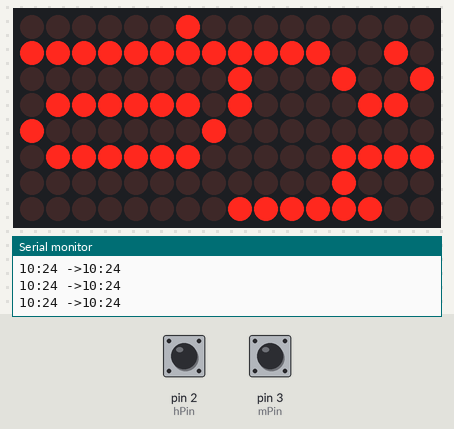
The sketch below on a simulated Arduino Leonardo, built with avr-gcc and run on an emulated ATmega32U4. Parts: 16×8 LED matrix, the last lines printed to the serial monitor. Inputs (shaded band) come from the test bench; at power-on: pin 2 (hPin) HIGH, pin 3 (mPin) HIGH. The local clock reads 2024-03-15 10:24:30 at power-on unless the sketch sets it.

Above: at 1.3 s.
1.4 s: pin 2 (hPin) pulled LOW for 3.2 s
At 1.68 s:
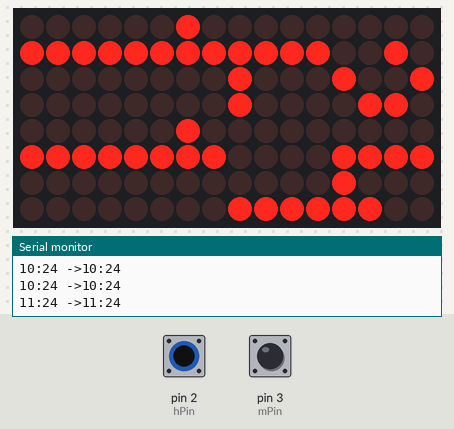
6.1 s: pin 3 (mPin) pulled LOW for 0.3 s
At 7.0 s:
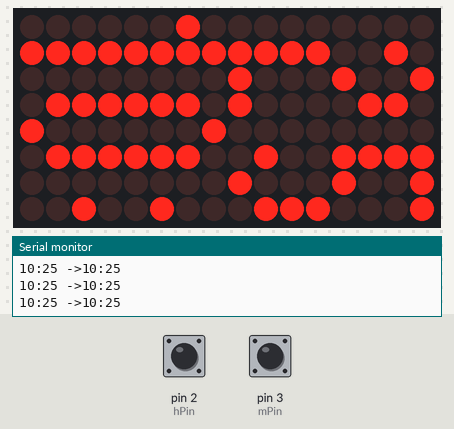
9.4 s: pin 2 (hPin) pulled LOW for 0.3 s
At 10.8 s:
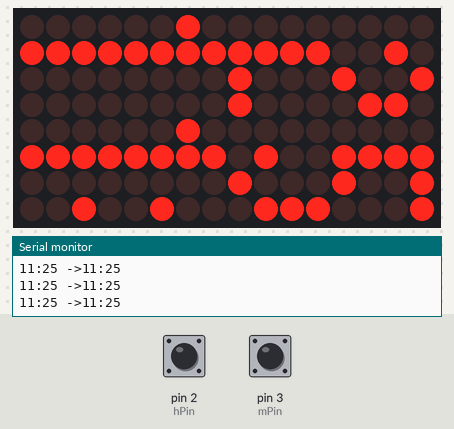
12.7 s: pin 3 (mPin) pulled LOW for 3.2 s
At 17.0 s:
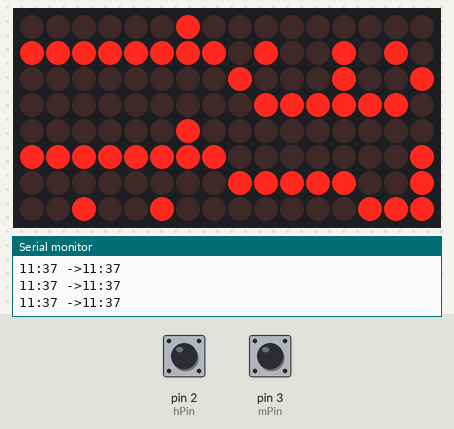
17.4 s: pin 2 (hPin) pulled LOW for 1 s
At 19.7 s:
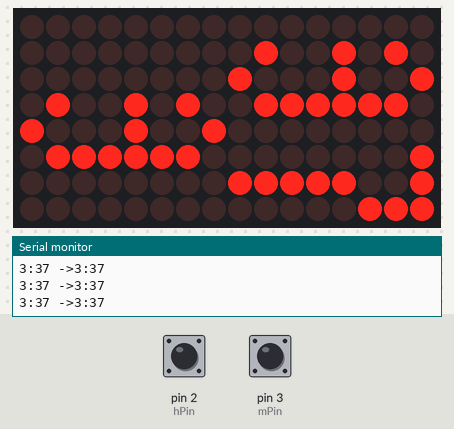
19.9 s: pin 3 (mPin) pulled LOW for 1 s
At 21.9 s:
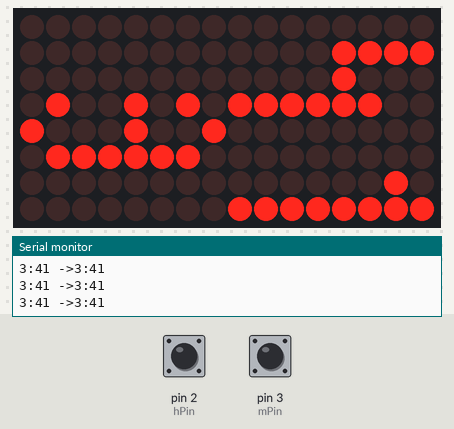
Timing chart, 0 to 23.4 s (numbered marks = the images above; inputs shaded):
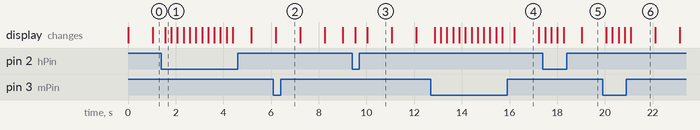

Measured:
- after the input at 1.4 s, the display: changes after 0.16 s (image 1)
- after the input at 6.1 s, the display: changes after 0.09 s (image 2)
- after the input at 9.4 s, the display: first changes after 0.12 s (image 3 shows a later state)
- after the input at 12.7 s, the display: first changes after 0.16 s (image 4 shows a later state)
- after the input at 17.4 s, the display: first changes after 0.09 s (image 5 shows a later state)
- after the input at 19.9 s, the display: first changes after 0.16 s (image 6 shows a later state)
- what the display in image 3 shows lasts 1.1 s, from 10.0 s to 11.1 s

The sketch:

two-matrix-reg-rtc.ino
```cpp
// adjusting RTC clock inspired by https://www.hackster.io/garysat/arduino-cheap-minimal-parts-digital-clock-0d750a
// adaptded by Nicu FLORICA (niq_ro)
// http://www.arduinotehniq.com/
// https://nicuflorica.blogspot.com/
// https://arduinotehniq.blogspot.com/


#include <LedControl.h>
#include "RTClib.h"  // https://github.com/adafruit/RTClib
RTC_DS1307 rtc;
/* DS3231/DS1307 RTC module to Arduino bord:
  VCC connects to pin 5V
  GND connets to pin GND
  SCL connects to pin A5 (CL)
  SDA connects to pin A4 (SDA)
 */


/* MAX7219 led display module to Arduino board:
  VCC connects to pin 5V
  GND connets to pin GND
  DIN connects to pin 12
  CLK connects to pin 10
  CS connects to pin 11
*/

LedControl lc = LedControl(12, 10, 11, 2);  // DIN, CLK, CS, numbers of matrix

byte mm1, mm5, h, m, s;
byte ultM = 10, ultH = 10;
byte secunda = 0;
byte secunda0 = 0;
byte hPin = 2, mPin = 3;   // pins for adjust hours amd minutes
boolean ajustaH = true, ajustaM = true;
byte h0, m0;

void setup() {
  while (!Serial); // for Leonardo/Micro/Zero

  Serial.begin(9600);
  if (! rtc.begin()) {
    Serial.println("Couldn't find RTC");
    while (1);
  }
  if (! rtc.isrunning()) {
    Serial.println("RTC is NOT running!");
    // following line sets the RTC to the date & time this sketch was compiled
    // rtc.adjust(DateTime(F(__DATE__), F(__TIME__)));
    // This line sets the RTC with an explicit date & time, for example to set
    // January 21, 2014 at 3am you would call:
    // rtc.adjust(DateTime(2014, 1, 21, 3, 0, 0));
  }
  //rtc.adjust(DateTime(F(__DATE__), F(__TIME__)));  // manual adjust (uncomment line, upload, comment line, upload again)

  pinMode(hPin, INPUT_PULLUP);
  pinMode(mPin, INPUT_PULLUP);

  lc.shutdown(0, false);      // power-saving mode on startup
  lc.setIntensity(0, 2);     // Set the brightness to maximum value
  lc.clearDisplay(0);         // and clear the display
  lc.shutdown(1, false);      // power-saving mode on startup
  lc.setIntensity(1, 2);     // Set the brightness to maximum value
  lc.clearDisplay(1);         // and clear the display
}  // end setup

void Display() {
  byte one0[8] = {0x24,0x00,0xff,0x02,0x00,0x00,0x00,0x00};
  byte two0[8] = {0x28,0x00,0x86,0x89,0xf2,0x00,0x00,0x00};
  byte three0[8] = {0x24,0x00,0x7e,0x89,0x4a,0x00,0x00,0x00};
  byte four0[8] = {0x24,0x00,0xfc,0x08,0x0f,0x00,0x00,0x00};
  byte five0[8] = {0x24,0x00,0x71,0x89,0x4f,0x00,0x00,0x00};
  byte six0[8] = {0x24,0x00,0x72,0x89,0x7e,0x00,0x00,0x00};
  byte seven0[8] = {0x24,0x00,0x07,0xf9,0x01,0x00,0x00,0x00};
  byte eight0[8] = {0x24,0x00,0x76,0x89,0x76,0x00,0x00,0x00};
  byte nine0[8] = {0x24,0x00,0x7e,0x89,0x46,0x00,0x00,0x00};
  byte ten0[8] = {0x24,0x00,0x7e,0x81,0x7e,0x00,0xff,0x02};
  byte eleven0[8] = {0x24,0x00,0xff,0x02,0x00,0x00,0xff,0x02};
  byte twelve0[8] = {0x24,0x00,0x86,0x89,0xf2,0x00,0xff,0x02};

  byte one1[8] = {0x00,0x00,0xff,0x02,0x00,0x00,0x00,0x00};
  byte two1[8] = {0x00,0x00,0x86,0x89,0xf2,0x00,0x00,0x00};
  byte three1[8] = {0x00,0x00,0x7e,0x89,0x4a,0x00,0x00,0x00};
  byte four1[8] = {0x00,0x00,0xfc,0x08,0x0f,0x00,0x00,0x00};
  byte five1[8] = {0x00,0x00,0x71,0x89,0x4f,0x00,0x00,0x00};
  byte six1[8] = {0x00,0x00,0x72,0x89,0x7e,0x00,0x00,0x00};
  byte seven1[8] = {0x00,0x00,0x07,0xf9,0x01,0x00,0x00,0x00};
  byte eight1[8] = {0x00,0x00,0x76,0x89,0x76,0x00,0x00,0x00};
  byte nine1[8] = {0x00,0x00,0x7e,0x89,0x46,0x00,0x00,0x00};
  byte ten1[8] = {0x00,0x00,0x7e,0x81,0x7e,0x00,0xff,0x02};
  byte eleven1[8] = {0x00,0x00,0xff,0x02,0x00,0x00,0xff,0x02};
  byte twelve1[8] = {0x00,0x00,0x86,0x89,0xf2,0x00,0xff,0x02};

  // 0-9
  byte zero2[8] = {0x7e,0x81,0x7e,0x00,0x7e,0x81,0x7e,0x00}; //00
  byte one2[8] = {0xff,0x02,0x00,0x00,0x7e,0x81,0x7e,0x00}; //01
  byte two2[8] = {0x86,0x89,0xf2,0x00,0x7e,0x81,0x7e,0x00}; //02
  byte three2[8] = {0x7e,0x89,0x4a,0x00,0x7e,0x81,0x7e,0x00}; //03
  byte four2[8] = {0xfc,0x08,0x0f,0x00,0x7e,0x81,0x7e,0x00}; //04
  byte five2[8] = {0x71,0x89,0x4f,0x00,0x7e,0x81,0x7e,0x00}; //05
  byte six2[8] = {0x72,0x89,0x7e,0x00,0x7e,0x81,0x7e,0x00}; //06
  byte seven2[8] = {0x07,0xf9,0x01,0x00,0x7e,0x81,0x7e,0x00}; //07
  byte eight2[8] = {0x76,0x89,0x76,0x00,0x7e,0x81,0x7e,0x00}; //08
  byte nine2[8] = {0x7e,0x89,0x46,0x00,0x7e,0x81,0x7e,0x00}; //09
  // 10-19
  byte ten2[8] = {0x7e,0x81,0x7e,0x00,0xff,0x02,0x00,0x00}; //10
  byte eleven2[8] = {0xff,0x02,0x00,0x00,0xff,0x02,0x00,0x00}; //11
  byte twelve2[8] = {0x86,0x89,0xf2,0x00,0xff,0x02,0x00,0x00}; //12
  byte thirteen2[8] = {0x7e,0x89,0x4a,0x00,0xff,0x02,0x00,0x00}; //13
  byte fourteen2[8] = {0xfc,0x08,0x0f,0x00,0xff,0x02,0x00,0x00}; //14
  byte fifteen2[8] = {0x71,0x89,0x4f,0x00,0xff,0x02,0x00,0x00}; //15
  byte sixteen2[8] = {0x72,0x89,0x7e,0x00,0xff,0x02,0x00,0x00}; //16
  byte seventeen2[8] = {0x07,0xf9,0x01,0x00,0xff,0x02,0x00,0x00}; //17
  byte eighteen2[8] = {0x76,0x89,0x76,0x00,0xff,0x02,0x00,0x00}; //18
  byte nineteen2[8] = {0x7e,0x89,0x46,0x00,0xff,0x02,0x00,0x00}; //19

  // 20-29
  byte twenty2[8] = {0x7e,0x81,0x7e,0x00,0x86,0x89,0xf2,0x00}; //20
  byte twentyone2[8] = {0xff,0x02,0x00,0x00,0x86,0x89,0xf2,0x00}; //21
  byte twentytwo2[8] = {0x86,0x89,0xf2,0x00,0x86,0x89,0xf2,0x00}; //22
  byte twentythree2[8] = {0x7e,0x89,0x4a,0x00,0x86,0x89,0xf2,0x00}; //23
  byte twentyfour2[8] = {0xfc,0x08,0x0f,0x00,0x86,0x89,0xf2,0x00}; //24
  byte twentyfive2[8] = {0x71,0x89,0x4f,0x00,0x86,0x89,0xf2,0x00}; //25
  byte twentysix2[8] = {0x72,0x89,0x7e,0x00,0x86,0x89,0xf2,0x00}; //26
  byte twentyseven2[8] = {0x07,0xf9,0x01,0x00,0x86,0x89,0xf2,0x00}; //27
  byte twentyeight2[8] = {0x76,0x89,0x76,0x00,0x86,0x89,0xf2,0x00}; //28
  byte twentynine2[8] = {0x7e,0x89,0x46,0x00,0x86,0x89,0xf2,0x00}; //29

  // 30-39
  byte thirty2[8] = {0x7e,0x81,0x7e,0x00,0x7e,0x89,0x4a,0x00}; //30
  byte thirtyone2[8] = {0xff,0x02,0x00,0x00,0x7e,0x89,0x4a,0x00}; //31
  byte thirtytwo2[8] = {0x86,0x89,0xf2,0x00,0x7e,0x89,0x4a,0x00}; //32
  byte thirtythree2[8] = {0x7e,0x89,0x4a,0x00,0x7e,0x89,0x4a,0x00}; //33
  byte thirtyfour2[8] = {0xfc,0x08,0x0f,0x00,0x7e,0x89,0x4a,0x00}; //34
  byte thirtyfive2[8] = {0x71,0x89,0x4f,0x00,0x7e,0x89,0x4a,0x00}; //35
  byte thirtysix2[8] = {0x72,0x89,0x7e,0x00,0x7e,0x89,0x4a,0x00}; //36
  byte thirtyseven2[8] = {0x07,0xf9,0x01,0x00,0x7e,0x89,0x4a,0x00}; //37
  byte thirtyeight2[8] = {0x76,0x89,0x76,0x00,0x7e,0x89,0x4a,0x00}; //38
  byte thirtynine2[8] = {0x7e,0x89,0x46,0x00,0x7e,0x89,0x4a,0x00}; //39


  // 40-49
  byte forty2[8] = {0x7e,0x81,0x7e,0x00,0xfc,0x08,0x0f,0x00}; //40
  byte fortyone2[8] = {0xff,0x02,0x00,0x00,0xfc,0x08,0x0f,0x00}; //41
  byte fortytwo2[8] = {0x86,0x89,0xf2,0x00,0xfc,0x08,0x0f,0x00}; //42
  byte fortythree2[8] = {0x7e,0x89,0x4a,0x00,0xfc,0x08,0x0f,0x00}; //43
  byte fortyfour2[8] = {0xfc,0x08,0x0f,0x00,0xfc,0x08,0x0f,0x00}; //44
  byte fortyfive2[8] = {0x71,0x89,0x4f,0x00,0xfc,0x08,0x0f,0x00}; //45
  byte fortysix2[8] = {0x72,0x89,0x7e,0x00,0xfc,0x08,0x0f,0x00}; //46
  byte fortyseven2[8] = {0x07,0xf9,0x01,0x00,0xfc,0x08,0x0f,0x00}; //47
  byte fortyeight2[8] = {0x76,0x89,0x76,0x00,0xfc,0x08,0x0f,0x00}; //48
  byte fortynine2[8] = {0x7e,0x89,0x46,0x00,0xfc,0x08,0x0f,0x00}; //49

  // 50-59
  byte fifty2[8] = {0x7e,0x81,0x7e,0x00,0x71,0x89,0x4f,0x00}; //50
  byte fiftyone2[8] = {0xff,0x02,0x00,0x00,0x71,0x89,0x4f,0x00}; //51
  byte fiftytwo2[8] = {0x86,0x89,0xf2,0x00,0x71,0x89,0x4f,0x00}; //52
  byte fiftythree2[8] = {0x7e,0x89,0x4a,0x00,0x71,0x89,0x4f,0x00}; //53
  byte fiftyfour2[8] = {0xfc,0x08,0x0f,0x00,0x71,0x89,0x4f,0x00}; //54
  byte fiftyfive2[8] = {0x71,0x89,0x4f,0x00,0x71,0x89,0x4f,0x00}; //55
  byte fiftysix2[8] = {0x72,0x89,0x7e,0x00,0x71,0x89,0x4f,0x00}; //56
  byte fiftyseven2[8] = {0x07,0xf9,0x01,0x00,0x71,0x89,0x4f,0x00}; //57
  byte fiftyeight2[8] = {0x76,0x89,0x76,0x00,0x71,0x89,0x4f,0x00}; //58
  byte fiftynine2[8] = {0x7e,0x89,0x46,0x00,0x71,0x89,0x4f,0x00}; //59

  // now set hour
  if (h == 1)
  {
    for (int n = 0; n < 8; n++) {
      lc.setRow(0, 7-n, one0[n]);
    }
  }

if (secunda % 2 == 0)
 {
  if (h == 2)
  {
    for (int n = 0; n < 8; n++) {
      lc.setRow(0, 7-n, two0[n]);
    }
  }
  if (h == 3)
  {
    for (int n = 0; n < 8; n++) {
      lc.setRow(0, 7-n, three0[n]);
    }

  }

  if (h == 4)
  {
    for (int n = 0; n < 8; n++) {
      lc.setRow(0, 7-n, four0[n]);
    }

  }
  if (h == 5)
  {
    for (int n = 0; n < 8; n++) {
      lc.setRow(0, 7-n, five0[n]);
    }

  }

  if (h == 6)
  {
    for (int n = 0; n < 8; n++) {
      lc.setRow(0, 7-n, six0[n]);
    }

  }

  if (h == 7)
  {
    for (int n = 0; n < 8; n++) {
      lc.setRow(0, 7-n, seven0[n]);
    }

  }

  if (h == 8)
  {
    for (int n = 0; n < 8; n++) {
      lc.setRow(0, 7-n, eight0[n]);
    }

  }
  if (h == 9)
  {
    for (int n = 0; n < 8; n++) {
      lc.setRow(0, 7-n, nine0[n]);
    }

  }

  if (h == 10)
  {
    for (int n = 0; n < 8; n++) {
      lc.setRow(0, 7-n, ten0[n]);
    }

  }

  if (h == 11)
  {
    for (int n = 0; n < 8; n++) {
      lc.setRow(0, 7-n, eleven0[n]);
    }
  }

  if (h == 12)
  {
    for (int n = 0; n < 8; n++) {
      lc.setRow(0, 7-n, twelve0[n]);
    }
  }
}
else
{
  if (h == 1)
  {
    for (int n = 0; n < 8; n++) {
      lc.setRow(0, 7-n, one1[n]);
    }
  }

  if (h == 2)
  {
    for (int n = 0; n < 8; n++) {
      lc.setRow(0, 7-n, two1[n]);
    }
  }
  if (h == 3)
  {
    for (int n = 0; n < 8; n++) {
      lc.setRow(0, 7-n, three1[n]);
    }

  }

  if (h == 4)
  {
    for (int n = 0; n < 8; n++) {
      lc.setRow(0, 7-n, four1[n]);
    }

  }
  if (h == 5)
  {
    for (int n = 0; n < 8; n++) {
      lc.setRow(0, 7-n, five1[n]);
    }

  }

  if (h == 6)
  {
    for (int n = 0; n < 8; n++) {
      lc.setRow(0, 7-n, six1[n]);
    }

  }

  if (h == 7)
  {
    for (int n = 0; n < 8; n++) {
      lc.setRow(0, 7-n, seven1[n]);
    }

  }

  if (h == 8)
  {
    for (int n = 0; n < 8; n++) {
      lc.setRow(0, 7-n, eight1[n]);
    }

  }
  if (h == 9)
  {
    for (int n = 0; n < 8; n++) {
      lc.setRow(0, 7-n, nine1[n]);
    }

  }

  if (h == 10)
  {
    for (int n = 0; n < 8; n++) {
      lc.setRow(0, 7-n, ten1[n]);
    }

  }

  if (h == 11)
  {
    for (int n = 0; n < 8; n++) {
      lc.setRow(0, 7-n, eleven1[n]);
    }

  }

  if (h == 12)
  {
    for (int n = 0; n < 8; n++) {
      lc.setRow(0, 7-n, twelve1[n]);
    }

  }
}


  // now set minute
  if (m == 0)
  {
    for (int n = 0; n < 8; n++) {
      lc.setRow(1, 7-n, zero2[n]);
    }

  }

  if (m == 1)
  {
    for (int n = 0; n < 8; n++) {
      lc.setRow(1, 7-n, one2[n]);
    }

  }

  if (m == 2)
  {
    for (int n = 0; n < 8; n++) {
      lc.setRow(1, 7-n, two2[n]);
    }

  }

  if (m == 3)
  {
    for (int n = 0; n < 8; n++) {
      lc.setRow(1, 7-n, three2[n]);
    }

  }

  if (m == 4)
  {
    for (int n = 0; n < 8; n++) {
      lc.setRow(1, 7-n, four2[n]);
    }

  }

  if (m == 5)
  {
    for (int n = 0; n < 8; n++) {
      lc.setRow(1, 7-n, five2[n]);
    }

  }

  if (m == 6)
  {
    for (int n = 0; n < 8; n++) {
      lc.setRow(1, 7-n, six2[n]);
    }

  }

  if (m == 7)
  {
    for (int n = 0; n < 8; n++) {
      lc.setRow(1, 7-n, seven2[n]);
    }

  }

  if (m == 8)
  {
    for (int n = 0; n < 8; n++) {
      lc.setRow(1, 7-n, eight2[n]);
    }

  }
  if (m == 9)
  {
    for (int n = 0; n < 8; n++) {
      lc.setRow(1, 7-n, nine2[n]);
    }

  }

  if (m == 10)
  {
    for (int n = 0; n < 8; n++) {
      lc.setRow(1, 7-n, ten2[n]);
    }

  }

  if (m == 11)
  {
    for (int n = 0; n < 8; n++) {
      lc.setRow(1, 7-n, eleven2[n]);
    }

  }

  if (m == 12)
  {
    for (int n = 0; n < 8; n++) {
      lc.setRow(1, 7-n, twelve2[n]);
    }

  }

  if (m == 13)
  {
    for (int n = 0; n < 8; n++) {
      lc.setRow(1, 7-n, thirteen2[n]);
    }

  }

  if (m == 14)
  {
    for (int n = 0; n < 8; n++) {
      lc.setRow(1, 7-n, fourteen2[n]);
    }

  }
  if (m == 15)
  {
    for (int n = 0; n < 8; n++) {
      lc.setRow(1, 7-n, fifteen2[n]);
    }

  }
  if (m == 16)
  {
    for (int n = 0; n < 8; n++) {
      lc.setRow(1, 7-n, sixteen2[n]);
    }

  }

  if (m == 17)
  {
    for (int n = 0; n < 8; n++) {
      lc.setRow(1, 7-n, seventeen2[n]);
    }

  }

  if (m == 18)
  {
    for (int n = 0; n < 8; n++) {
      lc.setRow(1, 7-n, eighteen2[n]);
    }

  }

  if (m == 19)
  {
    for (int n = 0; n < 8; n++) {
      lc.setRow(1, 7-n, nineteen2[n]);
    }

  }

  if (m == 20)
  {
    for (int n = 0; n < 8; n++) {
      lc.setRow(1, 7-n, twenty2[n]);
    }

  }

  if (m == 21)
  {
    for (int n = 0; n < 8; n++) {
      lc.setRow(1, 7-n, twentyone2[n]);
    }

  }

  if (m == 22)
  {
    for (int n = 0; n < 8; n++) {
      lc.setRow(1, 7-n, twentytwo2[n]);
    }

  }

  if (m == 23)
  {
    for (int n = 0; n < 8; n++) {
      lc.setRow(1, 7-n, twentythree2[n]);
    }

  }

  if (m == 24)
  {
    for (int n = 0; n < 8; n++) {
      lc.setRow(1, 7-n, twentyfour2[n]);
    }

  }

  if (m == 25)
  {
    for (int n = 0; n < 8; n++) {
      lc.setRow(1, 7-n, twentyfive2[n]);
    }
  }

  if (m == 26)
  {
    for (int n = 0; n < 8; n++) {
      lc.setRow(1, 7-n, twentysix2[n]);
    }

  }

  if (m == 27)
  {
    for (int n = 0; n < 8; n++) {
      lc.setRow(1, 7-n, twentyseven2[n]);
    }

  }

  if (m == 28)
  {
    for (int n = 0; n < 8; n++) {
      lc.setRow(1, 7-n, twentyeight2[n]);
    }

  }

  if (m == 29)
  {
    for (int n = 0; n < 8; n++) {
      lc.setRow(1, 7-n, twentynine2[n]);
    }

  }

  if (m == 30)
  {
    for (int n = 0; n < 8; n++) {
      lc.setRow(1, 7-n, thirty2[n]);
    }

  }

  if (m == 31)
  {
    for (int n = 0; n < 8; n++) {
      lc.setRow(1, 7-n, thirtyone2[n]);
    }

  }

  if (m == 32)
  {
    for (int n = 0; n < 8; n++) {
      lc.setRow(1, 7-n, thirtytwo2[n]);
    }

  }

  if (m == 33)
  {
    for (int n = 0; n < 8; n++) {
      lc.setRow(1, 7-n, thirtythree2[n]);
    }

  }

  if (m == 34)
  {
    for (int n = 0; n < 8; n++) {
      lc.setRow(1, 7-n, thirtyfour2[n]);
    }

  }

  if (m == 35)
  {
    for (int n = 0; n < 8; n++) {
      lc.setRow(1, 7-n, thirtyfive2[n]);
    }

  }

  if (m == 36)
  {
    for (int n = 0; n < 8; n++) {
      lc.setRow(1, 7-n, thirtysix2[n]);
    }

  }

  if (m == 37)
  {
    for (int n = 0; n < 8; n++) {
      lc.setRow(1, 7-n, thirtyseven2[n]);
    }

  }

  if (m == 38)
  {
    for (int n = 0; n < 8; n++) {
      lc.setRow(1, 7-n, thirtyeight2[n]);
    }

  }

  if (m == 39)
  {
    for (int n = 0; n < 8; n++) {
      lc.setRow(1, 7-n, thirtynine2[n]);
    }

  }

  if (m == 40)
  {
    for (int n = 0; n < 8; n++) {
      lc.setRow(1, 7-n, forty2[n]);
    }

  }

  if (m == 41)
  {
    for (int n = 0; n < 8; n++) {
      lc.setRow(1, 7-n, fortyone2[n]);
    }

  }

  if (m == 42)
  {
    for (int n = 0; n < 8; n++) {
      lc.setRow(1, 7-n, fortytwo2[n]);
    }

  }

  if (m == 43)
  {
    for (int n = 0; n < 8; n++) {
      lc.setRow(1, 7-n, fortythree2[n]);
    }

  }

  if (m == 44)
  {
    for (int n = 0; n < 8; n++) {
      lc.setRow(1, 7-n, fortyfour2[n]);
    }

  }

  if (m == 45)
  {
    for (int n = 0; n < 8; n++) {
      lc.setRow(1, 7-n, fortyfive2[n]);
    }

  }

  if (m == 46)
  {
    for (int n = 0; n < 8; n++) {
      lc.setRow(1, 7-n, fortysix2[n]);
    }

  }

  if (m == 47)
  {
    for (int n = 0; n < 8; n++) {
      lc.setRow(1, 7-n, fortyseven2[n]);
    }

  }

  if (m == 48)
  {
    for (int n = 0; n < 8; n++) {
      lc.setRow(1, 7-n, fortyeight2[n]);
    }

  }

  if (m == 49)
  {
    for (int n = 0; n < 8; n++) {
      lc.setRow(1, 7-n, fortynine2[n]);
    }

  }

  if (m == 50)
  {
    for (int n = 0; n < 8; n++) {
      lc.setRow(1, 7-n, fifty2[n]);
    }

  }

  if (m == 51)
  {
    for (int n = 0; n < 8; n++) {
      lc.setRow(1, 7-n, fiftyone2[n]);
    }
  }

  if (m == 52)
  {
    for (int n = 0; n < 8; n++) {
      lc.setRow(1, 7-n, fiftytwo2[n]);
    }

  }

  if (m == 53)
  {
    for (int n = 0; n < 8; n++) {
      lc.setRow(1, 7-n, fiftythree2[n]);
    }

  }
  if (m == 54)
  {
    for (int n = 0; n < 8; n++) {
      lc.setRow(1, 7-n, fiftyfour2[n]);
    }

  }

  if (m == 55)
  {
    for (int n = 0; n < 8; n++) {
      lc.setRow(1, 7-n, fiftyfive2[n]);
    }

  }

  if (m == 56)
  {
    for (int n = 0; n < 8; n++) {
      lc.setRow(1, 7-n, fiftysix2[n]);
    }

  }

  if (m == 57)
  {
    for (int n = 0; n < 8; n++) {
      lc.setRow(1, 7-n, fiftyseven2[n]);
    }

  }
  if (m == 58)
  {
    for (int n = 0; n < 8; n++) {
      lc.setRow(1, 7-n, fiftyeight2[n]);
    }

  }

  if (m == 59)
  {
    for (int n = 0; n < 8; n++) {
      lc.setRow(1, 7-n, fiftynine2[n]);
    }

  }
}


void loop() {
  // Setup of Hours & Minutes
  ajustaH = digitalRead(hPin);
  ajustaM = digitalRead(mPin);

  if (!ajustaH) {
    h = h + 1;
    if ( h > 23) h = 0;
    rtc.adjust(DateTime(2020, 2, 16, h, m, 0));
  }

  if (!ajustaM) {
    m = m + 1;
    if (m > 59) m = 0;
    rtc.adjust(DateTime(2020, 2, 16, h, m, 0));
  }

  DateTime now = rtc.now();  // read RTC
   h0 = now.hour(), DEC;
   m0 = now.minute(), DEC;
    Serial.print(h0);
    Serial.print(':');
    Serial.print(m0);
    Serial.print(" ->");
  if (h > 12) h = h0 - 12;
  else
  h = h0;
  if ( h == 0) h = 12;
  m = m0;
    Serial.print(h);
    Serial.print(':');
    Serial.print(m);
    Serial.println();

// secunda++;
  secunda = millis() / 1000;

if ( secunda != secunda0)
secunda0 = secunda;

  Display();
  delay(250);
} // end main loop
```
